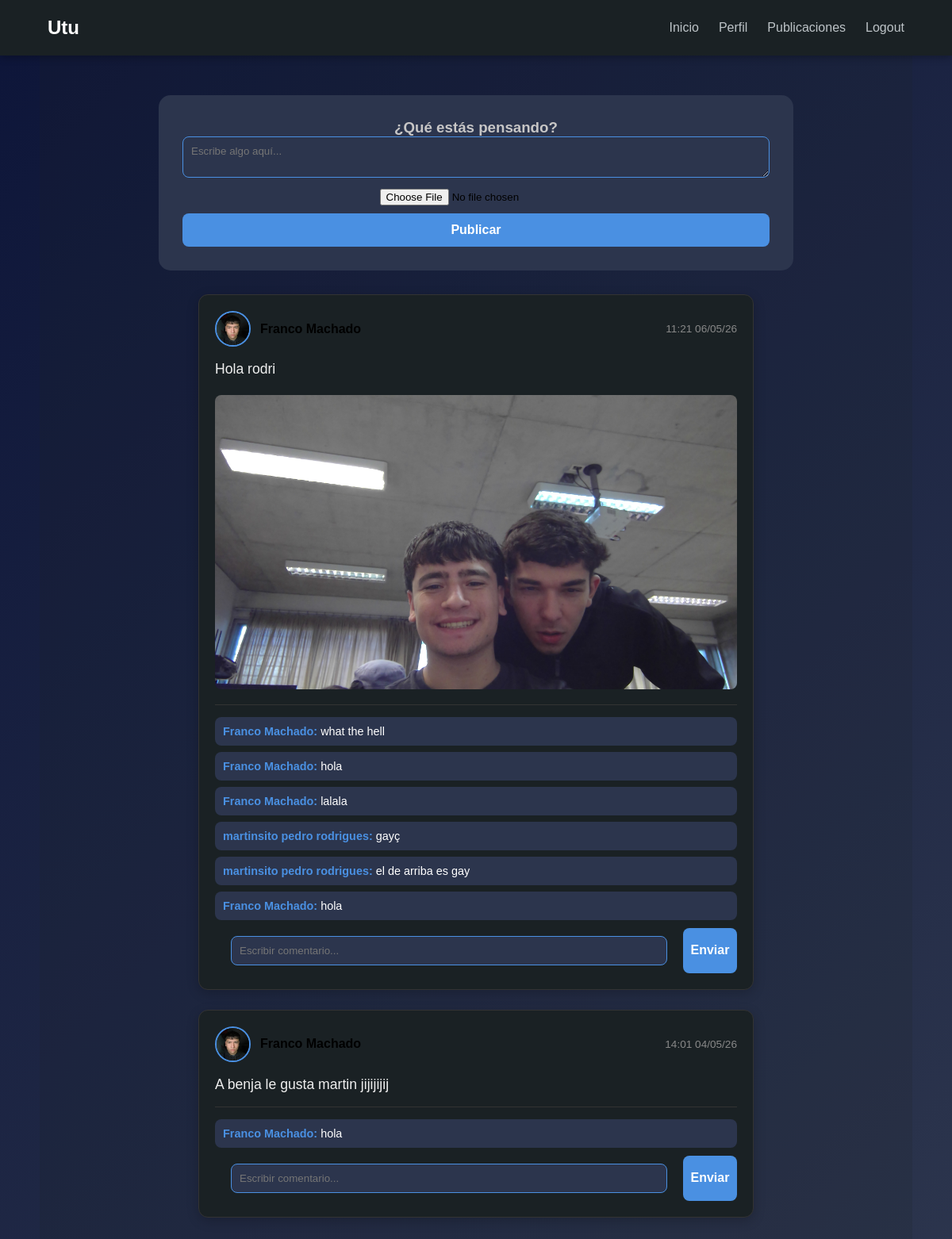
Page /Vista/indexPublicaciones.php (signed in) on the committed database.
### tables this page shows
CREATE TABLE `publicaciones` (
  `id` int NOT NULL AUTO_INCREMENT,
  `usuario_id` int NOT NULL,
  `contenido` text NOT NULL,
  `imagen` varchar(255) DEFAULT NULL,
  `fecha_creacion` timestamp NULL DEFAULT CURRENT_TIMESTAMP,
  PRIMARY KEY (`id`),
  KEY `fk_usuario_publicacion` (`usuario_id`),
  CONSTRAINT `fk_usuario_publicacion` FOREIGN KEY (`usuario_id`) REFERENCES `usuarios` (`id`) ON DELETE CASCADE
);

CREATE TABLE `usuarios` (
  `id` int NOT NULL AUTO_INCREMENT,
  `nombre` varchar(100) NOT NULL,
  `email` varchar(100) NOT NULL,
  `password` varchar(255) NOT NULL,
  `foto_perfil` varchar(255) DEFAULT 'default.png',
  PRIMARY KEY (`id`),
  UNIQUE KEY `email` (`email`)
);

CREATE TABLE `comentarios` (
  `id` int NOT NULL AUTO_INCREMENT,
  `publicacion_id` int NOT NULL,
  `usuario_id` int NOT NULL,
  `comentario` text NOT NULL,
  `fecha_creacion` timestamp NULL DEFAULT CURRENT_TIMESTAMP,
  PRIMARY KEY (`id`),
  KEY `fk_post_comentario` (`publicacion_id`),
  KEY `fk_usuario_comentario` (`usuario_id`),
  CONSTRAINT `fk_post_comentario` FOREIGN KEY (`publicacion_id`) REFERENCES `publicaciones` (`id`) ON DELETE CASCADE,
  CONSTRAINT `fk_usuario_comentario` FOREIGN KEY (`usuario_id`) REFERENCES `usuarios` (`id`) ON DELETE CASCADE
);

### Vista/indexPublicaciones.php (the view, shortened to what this page needs)
<?php
include '../Conexion/Conexion.php';
?>
<!DOCTYPE html>
<html lang="es">
<head>
    <link rel="stylesheet" href="../Vista/styles.css">
</head>
<body>
    <nav class="navbar">
        <div class="perfilPic">Utu</div>
        <ul class="nav-links">
            <li><a href="indexInicio.php">Inicio</a></li>
            <li><a href="perfil.php">Perfil</a></li>
            <li><a href="indexPublicaciones.php">Publicaciones</a></li>
            <li><a href="../Controlador/api.php/Logout">Logout</a></li>
        </ul>
    </nav>
    <div class="ContainerGen">
    <div class="Container1">
        <h3>¿Qué estás pensando?</h3>
        <form id="formPublicar" enctype="multipart/form-data">
            <textarea name="contenido" placeholder="Escribe algo aquí..." required></textarea>
            <input type="file" name="PostPic" accept="image/*">
            <button type="submit" class="SubmitBtn">Publicar</button>
        </form>
    </div>
    <div class="Feed" style="width: 100%; max-width: 700px;">
        <?php
        $query = "SELECT p.*, u.nombre, u.foto_perfil
                  FROM publicaciones p
                  JOIN usuarios u ON p.usuario_id = u.id
                  ORDER BY p.fecha_creacion DESC";
        $resultado = mysqli_query($conexion, $query);
        while($post = mysqli_fetch_assoc($resultado)) {
            $post_id = $post['id'];
        ?>
            <div class="PostCard">
                <div class="PostHeader">
                    <div class="UserInfo">
                        <img src="../Fotos de perfiles/<?php echo $post['foto_perfil']; ?>" class="UserPic">
                        <strong><?php echo $post['nombre']; ?></strong>
                    </div>
                    <div class="PostTime">
                        <?php echo date('H:i d/m/y', strtotime($post['fecha_creacion'])); ?>
                    </div>
                </div>
                <div class="PostContent"><?php echo $post['contenido']; ?></div>
                <?php if($post['imagen']): ?>
                    <img src="../PublicacionesFotos/<?php echo $post['imagen']; ?>" class="PostImage">
                <?php endif; ?>
                <div class="CommentsSection">
                    <?php
                    $cQuery = "SELECT c.*, u.nombre FROM comentarios c
                               JOIN usuarios u ON c.usuario_id = u.id
                               WHERE c.publicacion_id = $post_id
                               ORDER BY c.fecha_creacion ASC";
                    $resCom = mysqli_query($conexion, $cQuery);
                    while($com = mysqli_fetch_assoc($resCom)){
                        echo "<div class='Comment'><strong>{$com['nombre']}:</strong> {$com['comentario']}</div>";
                    }
                    ?>
                    <form class="formComentar CommentForm">
                        <input type="text" name="comentario" class="CommentInput" placeholder="Escribir comentario..." required>
                        <button type="submit" class="SubmitBtn" style="width:80px; padding:5px;">Enviar</button>
                    </form>
                </div>
            </div>
        <?php } ?>
    </div>
</div>
</body>
</html>

### Vista/styles.css (style rules this page uses)
* { margin: 0; padding: 0; box-sizing: border-box; font-family: 'Poppins', sans-serif; }
body { background: linear-gradient(135deg, rgb(13, 21, 57) 0%, rgb(44, 53, 77) 100%); display: flex; justify-content: center; align-items: center; min-height: 100vh; padding: 20px; }
input { margin: 10px; margin-left: 20px; }
.SubmitBtn { width: 100%; padding: 12px; background: #4a90e2; color: white; border: none; border-radius: 8px; font-size: 1rem; font-weight: 600; cursor: pointer; transition: 0.3s; }
label, p, h2, h3 { color: rgb(199, 198, 198); }
.ContainerGen { background: #1a212428; width: 100%; max-width: 1100px; padding: 100px 20px 40px 20px; border-radius: 20px; display: flex; flex-direction: column; align-items: center; gap: 30px; }
.Container1 { background: rgb(44, 53, 77); width: 100%; max-width: 800px; padding: 30px; border-radius: 15px; text-align: center; }
.navbar { position: fixed; top: 0; left: 0; width: 100%; height: 70px; background-color: #1a2124; display: flex; justify-content: space-between; align-items: center; padding: 0 5%; z-index: 1000; box-shadow: 0 2px 10px rgba(0,0,0,0.3); }
.perfilPic { color: white; font-size: 1.5rem; font-weight: bold; }
.nav-links { list-style: none; display: flex; }
.nav-links li { margin-left: 25px; }
.nav-links a { color: #bdc3c7; text-decoration: none; transition: 0.3s; }
.PostCard { background: #1a2124; width: 100%; max-width: 700px; padding: 20px; border-radius: 12px; margin-bottom: 25px; border: 1px solid #333; box-shadow: 0 4px 15px rgba(0,0,0,0.2); }
.PostHeader { display: flex; justify-content: space-between; align-items: center; margin-bottom: 15px; }
.UserInfo { display: flex; align-items: center; gap: 12px; }
.UserPic { width: 45px; height: 45px; border-radius: 50%; object-fit: cover; border: 2px solid #4a90e2; }
.PostTime { font-size: 0.85rem; color: #888; }
.PostContent { color: #efefef; font-size: 1.1rem; line-height: 1.5; margin-bottom: 10px; }
.PostImage { width: 100%; max-height: 450px; object-fit: contain; border-radius: 8px; margin-top: 10px; }
.CommentsSection { margin-top: 15px; padding-top: 15px; border-top: 1px solid #333; }
.Comment { background: #2c354d; padding: 10px; border-radius: 8px; margin-bottom: 8px; font-size: 0.9rem; color: white; }
.Comment strong { color: #4a90e2; }
.CommentForm { display: flex; gap: 10px; margin-top: 10px; }
textarea, .CommentInput { background: #2c354d; border: 1px solid #4a90e2; color: white; padding: 10px; border-radius: 8px; width: 100%; }

### rows in the picture
publicaciones: usuario.foto_perfil (picture), usuario.nombre "Franco Machado", fecha_creacion "11:21 06/05/26", contenido "Hola rodri", imagen (picture)
comentarios: usuario.nombre "Franco Machado", comentario "what the hell"
comentarios: usuario.nombre "Franco Machado", comentario "hola"
comentarios: usuario.nombre "Franco Machado", comentario "lalala"
comentarios: usuario.nombre "martinsito pedro rodrigues", comentario "gayç"
comentarios: usuario.nombre "martinsito pedro rodrigues", comentario "el de arriba es gay"
comentarios: usuario.nombre "Franco Machado", comentario "hola"
publicaciones: usuario.foto_perfil (picture), usuario.nombre "Franco Machado", fecha_creacion "14:01 04/05/26", contenido "A benja le gusta martin jijijijij"
comentarios: usuario.nombre "Franco Machado", comentario "hola"
